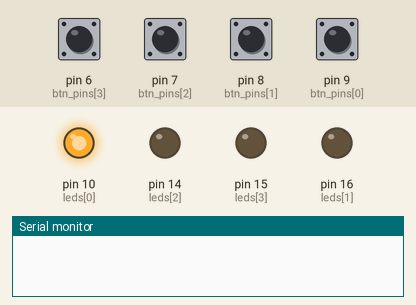
Recording of a sketch running on a simulated Arduino Uno, built with avr-gcc and run on an emulated ATmega328P. Shown: output pins drawn as LEDs (lit = HIGH), the last lines printed to the serial monitor. Inputs (shaded band) come from the test bench; at power-on: pin 6 (btn_pins[3]), pin 7 (btn_pins[2]), pin 8 (btn_pins[1]), pin 9 (btn_pins[0]) HIGH. Random numbers use the default seed unless the sketch sets one.

Above: at 0.9 s.
At 3.2 s:
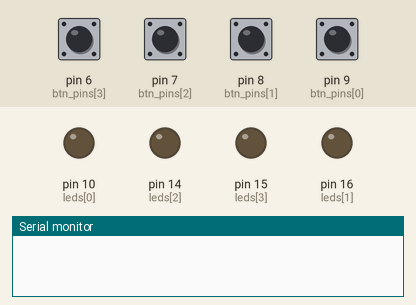
3.3 s: pin 6 (btn_pins[3]) pulled LOW for 0.15 s
At 8.8 s:
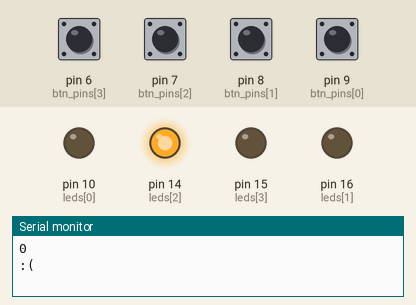
Timing chart, 0 to 11.3 s (numbered marks = the images above; inputs shaded):
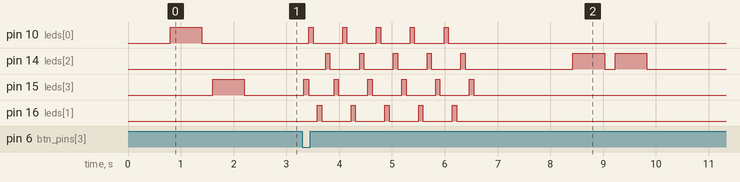

The sketch:

simonsays.ino
```cpp
#include <Bounce2.h>

int btn_pins[] = {9,8,7,6}; // GPIO pin to attach each button to
int leds[] = {10,16,14,15}; // GPIO pin to attach each LED to

Bounce btns[4]; // Bounce objects handle debouncing of buttons.

unsigned int seq[64]; // Sequence of button presses for the user to remember.
unsigned int seq_length;

unsigned int flash_delay = 600; // Time between sequence flashes decreases as the game progresses

void setup() {
  Serial.begin(9600); // Set up serial connection to host computer

  for (int i = 0; i < 4; i++) {
    pinMode(leds[i], OUTPUT); // Configure all the LEDs as output pins
    btns[i].attach(btn_pins[i], INPUT_PULLUP); // Set up the Bounce objects with the correct pins
    btns[i].interval(25); // Milliseconds delay for debouncing
  }

  randomSeed(analogRead(0)); // Reading voltage on an unconnected analogue pin will give us a "random" value, that we use to seed the RNG.

  for (seq_length = 0; seq_length < 2; seq_length++) { // Initialise the sequence to a length of 2
    seq[seq_length] = random(4);
  }
}

// This function will display the current sequence using the LEDs.
// Just a simple loop to iterate each number in the sequence, then
// lighting the corresponding LED.
void show_seq() {
  for (int i = 0; i < seq_length; i++) {
    digitalWrite(leds[seq[i]], HIGH);
    delay(flash_delay);
    digitalWrite(leds[seq[i]], LOW);
    delay(200);
  }
}

// Use the Bounce objects to check if a button
// has been pressed (gone from High to Low voltage
// since last time we checked).
// Returns the button which was pressed.
int something_pressed() {
  for (int i = 0; i < 4; i++) {
    btns[i].update();
    if (btns[i].fell()) return i;
  }
  return -1;
}

// Wait for the user to input the sequence.
// If they make a mistake along the way, this will return 0.
// If they succeed, returns 1.
int take_inputs() {
  int inp;

  for (int i = 0; i < seq_length; i++) {
    while ((inp=something_pressed()) == -1); // "Busy" waiting for a button input

    digitalWrite(leds[inp], HIGH);
    delay(100);
    digitalWrite(leds[inp], LOW);
    if (seq[i] != inp) return 0;
  }

  return 1;
}

// Main loop of the program. This function is called constantly forever.
void loop() {
  delay(800);
  show_seq();
  int inp = take_inputs();
  Serial.println(inp);
  if (inp) { // If the sequence was inputted correctly by the user...
    seq[seq_length++] = random(4); // ...then just add a new number to the sequence.
    flash_delay -= 40; // Here we're speeding the game up until a certain threshold.
    if (flash_delay < 200) flash_delay = 200;
  } else { // If the user made a mistake
    Serial.println(":(");
    for (int i = 0; i < 5; i++) { // These nested loops flash the LEDs angrily.
      for (int l = 0; l < 4; l++) {
        digitalWrite(leds[l], HIGH);
        delay(80);
        digitalWrite(leds[l], LOW);
        delay(80);
      }
    }

    for (seq_length = 0; seq_length < 2; seq_length++) { // Reset the sequence
      seq[seq_length] = random(4);
    }
    flash_delay = 600; // Reset the game speed
    delay(1000);
  }
}
```

Measured:
- after the input at 3.3 s, pin 10 (leds[0]): alternates HIGH for 0.08 s and LOW for 0.56 s, 10 changes in all, then stays LOW, starting after 0.13 s; pin 14 (leds[2]): goes 4 × (HIGH 0.08 s, LOW 0.56 s), HIGH 0.08 s, LOW 2.0 s, HIGH 0.60 s, LOW 0.20 s, HIGH 0.60 s, then LOW, starting after 0.45 s
